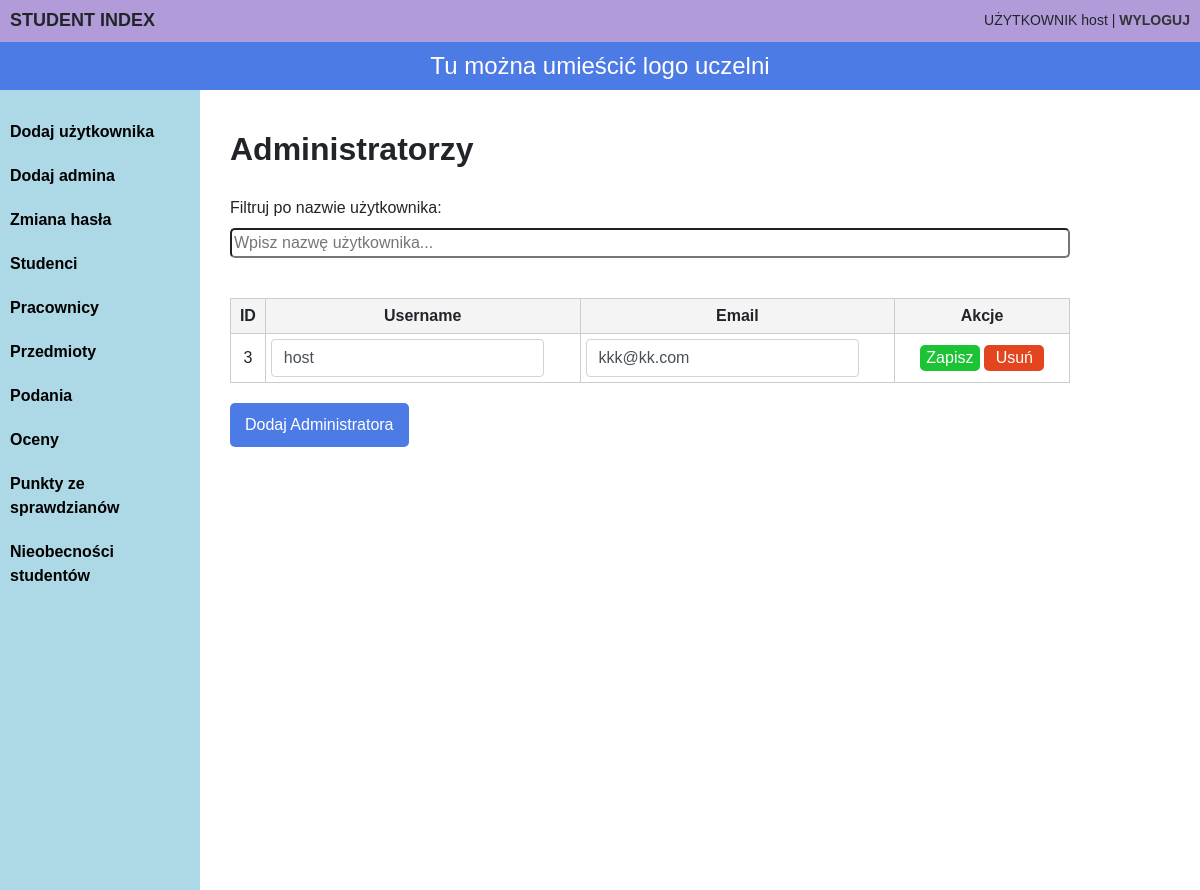
The page /admin_dashboard/admins (signed in) on the database its author committed.
### Studentind/models.py (models this page shows, shortened)
class CustomUser(AbstractUser):
    ROLE_CHOICES = (
        ('Student', 'Student'),
        ('Teacher', 'Teacher'),
        ('Admin', 'Admin'),
    )
    role = models.CharField(max_length=10, choices=ROLE_CHOICES, default='student')

### Studentind/views.py (the view)
# urls.py: path('admin_dashboard/admins', admins_view, name='admins_view'),
@login_required
def admins_view(request):
    admins = CustomUser.objects.filter(is_superuser=True)
    return render(request, 'admins.html', {'admins': admins})

### Studentind/templates/admins.html (shortened to what this page needs)
<!DOCTYPE html>
<html lang="pl">
<head>
    <link rel="stylesheet" href="https://stackpath.bootstrapcdn.com/bootstrap/4.5.2/css/bootstrap.min.css">
</head>
<body>
    <div class="header">
        <h1>STUDENT INDEX</h1>
        <div class="user-info">
            UŻYTKOWNIK {{user.username}} | <a href="/logout">WYLOGUJ</a>
        </div>
    </div>
    <a href="{% url 'admin_dashboard' %}">
        <div class="logo-bar">
            <h1>Tu można umieścić logo uczelni</h1>
        </div>
        </a>
    <div class="sidebar" id="sidebar">
        <a href="{% url 'register_user' %}">Dodaj użytkownika</a>
        <a href="{% url 'admins_view' %}">Dodaj admina</a>
        <a href="{% url 'user_list' %}">Zmiana hasła</a>
        <a href="{% url 'students_info' %}">Studenci</a>
        <a href="{% url 'teachers_info' %}">Pracownicy</a>
        <a href="{% url 'subjects_info' %}">Przedmioty</a>
        <a href="{% url 'aplications_info' %}">Podania</a>
        <a href="{% url 'teacher_oceny' %}">Oceny</a>
        <a href="{% url 'teacher_sprawdziany' %}">Punkty ze sprawdzianów</a>
        <a href="{% url 'teacher_obecnosc' %}">Nieobecności studentów</a>
    </div>
    <div class="content">
        <h1>Administratorzy</h1>
        <div>
            <label for="filterUsername" class="f-label">Filtruj po nazwie użytkownika:</label>
            <input type="text" id="filterUsername" class="formsik" placeholder="Wpisz nazwę użytkownika...">
        </div>
    <table>
        <thead>
            <tr>
                <th>ID</th>
                <th>Username</th>
                <th>Email</th>
                <th>Akcje</th>
            </tr>
        </thead>
        <tbody id="adminTableBody">
            {% for admin in admins %}
            <tr data-id="{{ admin.id }}">
                <td>{{ admin.id }}</td>
                <td>
                    <input type="text" class="form-control editable-username" value="{{ admin.username }}" data-id="{{ admin.id }}">
                </td>
                <td>
                    <input type="email" class="form-control editable-email" value="{{ admin.email }}" data-id="{{ admin.id }}">
                </td>
                <td>
                    <button class="save-btn" data-id="{{ admin.id }}">Zapisz</button>
                    <button class="delete-btn" data-id="{{ admin.id }}">Usuń</button>
                </td>
            </tr>
            {% endfor %}
        </tbody>
    </table>
    <button class="modalbtn" data-bs-toggle="modal" data-bs-target="#addAdminModal">Dodaj Administratora</button>
    </div>
</body>
</html>

### Studentind/templates/admins.html (style rules this page uses)
body { font-family: Arial, sans-serif; margin: 0; padding: 0; }
.header { background-color: #b19cd9; padding: 10px; display: flex; justify-content: space-between; align-items: center; }
.header h1 { margin: 0; font-size: 18px; font-weight: bold; }
.header .user-info { font-size: 14px; }
.header .user-info a { text-decoration: none; color: #333; font-weight: bold; }
.logo-bar { background-color: #4d7be5; padding: 10px; text-align: center; }
.logo-bar h1 { margin: 0; font-size: 24px; color: #fff; }
.sidebar { background-color: #add8e6; width: 200px; padding-top: 20px; position: relative; height: 100vh; }
.sidebar a { display: block; padding: 10px; text-decoration: none; color: black; font-weight: bold; }
.content { margin-left: 210px; padding: 20px; padding-top: 20px; top: 100px; position: absolute; }
.content h1 { font-size: 32px; font-weight: bold; margin-top: 10px; }
table { width: 70vw; border-collapse: collapse; margin-top: 20px; }
th, td { border: 1px solid #ccc; padding: 5px; text-align: center; }
th { background-color: #f4f4f4; }
.form-control { width: 90%; }
.formsik { width: 70vw; border-radius: 5px; margin-bottom: 20px; }
.f-label { margin-top: 20px; }
.modalbtn { display: inline-block; padding: 10px 15px; border: none; text-decoration: none; background-color: #4d7be5; color: white; border-radius: 5px; margin-top: 20px; }
.save-btn { display: inline-block; padding: 10px px; border: none; text-decoration: none; background-color: #06bd21e8; color: white; border-radius: 5px; width: 60px; }
.delete-btn { display: inline-block; padding: 10px px; border: none; text-decoration: none; background-color: #e13409e8; color: white; border-radius: 5px; width: 60px; }

### rows shown on the page
CustomUser: username "host", id "3", email "kkk@kk.com"
